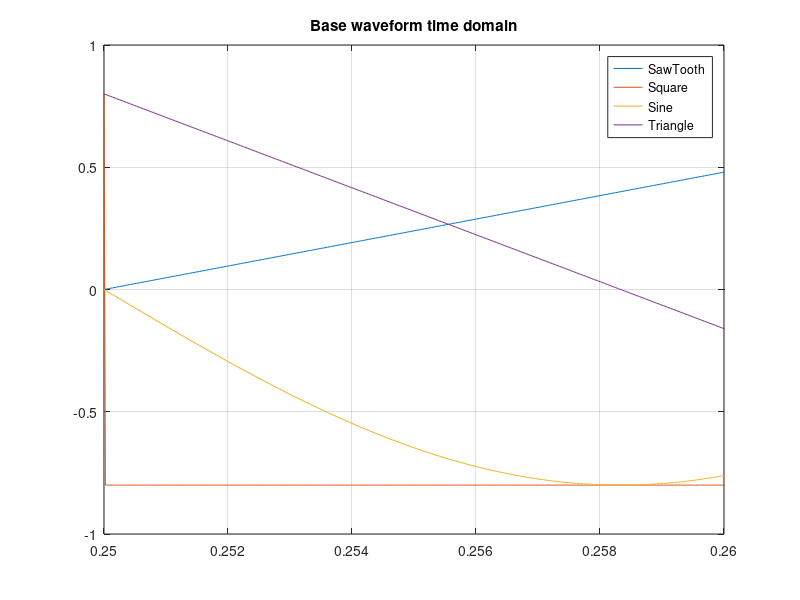
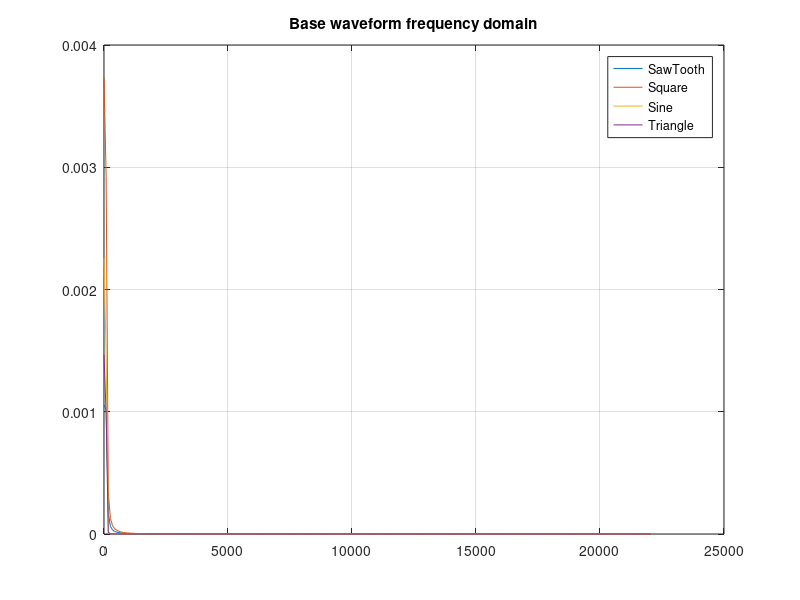
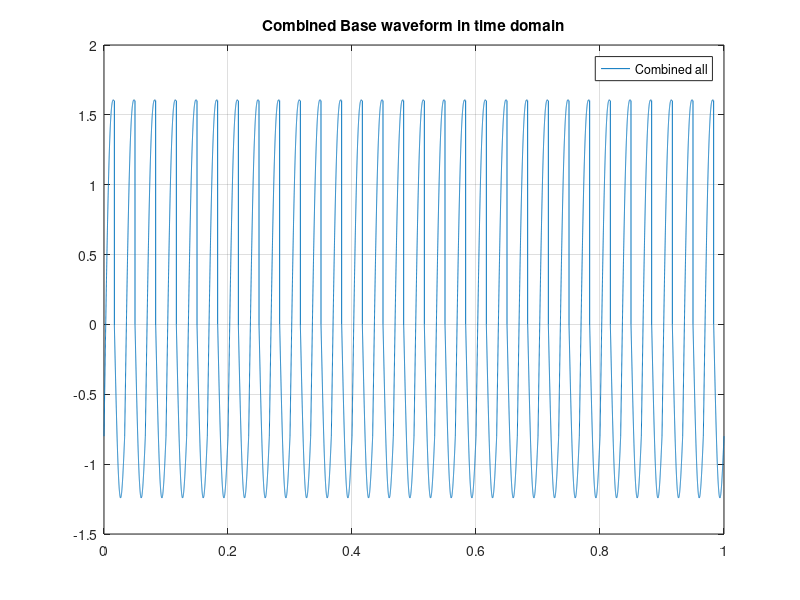
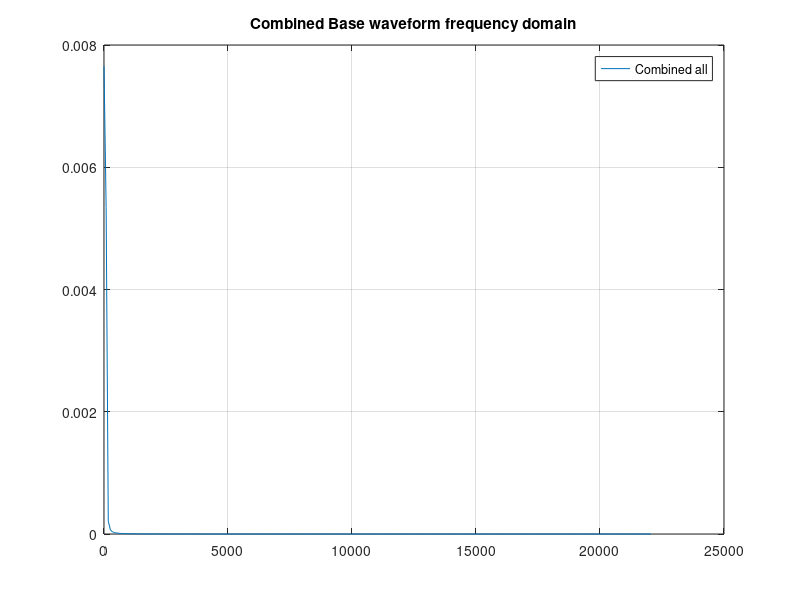

Write MATLAB code to recreate these figures, in order.
%% Basic synthesizer
%
% Basic sythesizer capabilities to reproduce sounds
%
%

clearvars
close all


%% Global input definition

fs  = 44100/1;  % [Hz] sampling rate for payback
f0  = 30;    % [Hz] fundamental frequency
Amp = 0.8;    % [-] Wave's base amplitude
DurTotal = 1; % [s] total time duration of note 
Tvec = 0:1/fs:DurTotal;  % [s] time vector

%% Choose options

%make inputs for combining all the below

%% Waveform definition 

% Suggestions found online: 
%   Lead : Square, Saw
%   Pad : Square, Saw
%   Basses : Triangle, Square, Saw
%   Sub-Bass : Sine, Triangle

% Sine wave
BaseWave.sine.Tdom = Amp*sin(2*pi*f0*Tvec);
[BaseWave.sine.Fdom.S,BaseWave.sine.Fdom.f] = pwelch(BaseWave.sine.Tdom ,[],[],[],fs,'onesided');
sound(BaseWave.sine.Tdom,fs);        
pause(1.1)

% Square waveform
BaseWave.square.Tdom = Amp*square(2*pi*f0*Tvec);
[BaseWave.square.Fdom.S,BaseWave.square.Fdom.f] = pwelch(BaseWave.square.Tdom ,[],[],[],fs,'onesided');
sound(BaseWave.square.Tdom,fs);
pause(1.1)

%Triangle wave from
BaseWave.triangle.Tdom = Amp*sawtooth(2*pi*f0*Tvec,0.5);
[BaseWave.triangle.Fdom.S,BaseWave.triangle.Fdom.f] = pwelch(BaseWave.triangle.Tdom ,[],[],[],fs,'onesided');
sound(BaseWave.triangle.Tdom,fs);
pause(1.1)

% Saw tooth
BaseWave.sawtooth.Tdom = Amp*sawtooth(2*pi*f0*Tvec);
[BaseWave.sawtooth.Fdom.S,BaseWave.sawtooth.Fdom.f] = pwelch(BaseWave.sawtooth.Tdom ,[],[],[],fs,'onesided');
sound(BaseWave.sawtooth.Tdom,fs);
pause(1.1)

%Combined equally all
BaseWave.CombAll.Tdom = BaseWave.sawtooth.Tdom+BaseWave.square.Tdom+BaseWave.triangle.Tdom+BaseWave.sine.Tdom;
[BaseWave.CombAll.Fdom.S,BaseWave.CombAll.Fdom.f] = pwelch(BaseWave.CombAll.Tdom ,[],[],[],fs,'onesided');
sound(BaseWave.CombAll.Tdom,fs);
pause(1.1)

% plotting in time and frequency domain 
figure,plot(Tvec,BaseWave.sawtooth.Tdom,Tvec,BaseWave.square.Tdom,Tvec,BaseWave.sine.Tdom,Tvec,BaseWave.triangle.Tdom),...
    xlim([0.25 0.26]),ylim([-Amp-0.2 Amp+0.2]),legend({'SawTooth' 'Square' 'Sine' 'Triangle'}) ,title('Base waveform time domain'),grid on
% Frequency domain
figure,plot(BaseWave.sawtooth.Fdom.f,BaseWave.sawtooth.Fdom.S,BaseWave.square.Fdom.f,BaseWave.square.Fdom.S,BaseWave.sine.Fdom.f,BaseWave.sine.Fdom.S,BaseWave.triangle.Fdom.f,BaseWave.triangle.Fdom.S),...
    legend({'SawTooth' 'Square' 'Sine' 'Triangle'}) ,title('Base waveform frequency domain'),grid on
% Combined time
figure,plot(Tvec,(BaseWave.sawtooth.Tdom+BaseWave.square.Tdom+BaseWave.sine.Tdom+BaseWave.triangle.Tdom))
%     xlim([0.25 0.26]),ylim([-Amp-0.2 Amp+0.2])
legend({'Combined all'}) ,title('Combined Base waveform in time domain'),grid on
% Combined frequenct
figure,plot(BaseWave.CombAll.Fdom.f,BaseWave.CombAll.Fdom.S),...
    legend({'Combined all'}) ,title('Combined Base waveform frequency domain'),grid on

%% Envelope definition ADSR (attack, decay, sustain,release)



%% Low frequency occilator (LFO)



%% Harmonics manipulation


%% Filters

% low pass filter

% high pass filter

% Band pass filter

% band stop filter


%% Effects
        
        